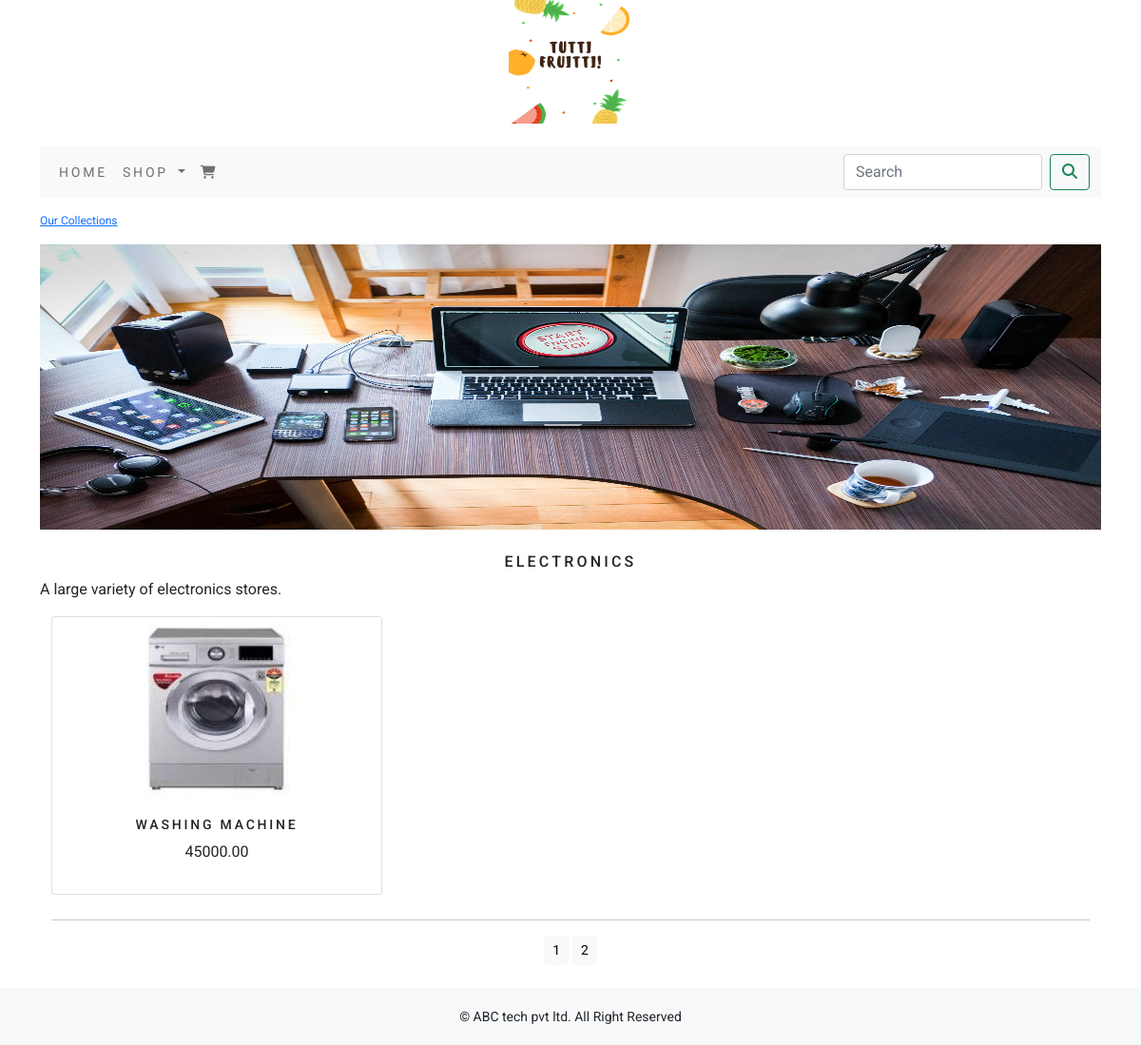
Page /electronics/?page=2 on the committed database.
### shoppingapp/models.py (models this page shows, shortened)
class Category(models.Model):
    name = models.CharField(max_length=250, unique=True)
    slug = models.SlugField(max_length=250, unique=True)
    desc = models.TextField(blank=True)
    img = models.ImageField(upload_to='category', blank=True)
    class Meta:
        ordering = ('name',)
        verbose_name = 'category'
        verbose_name_plural = 'categories'
    def get_url(self):
        return reverse('shoppingapp:products_by_category', args=[self.slug])

class Product(models.Model):
    name = models.CharField(max_length=250, unique=True)
    slug = models.SlugField(max_length=250, unique=True)
    desc = models.TextField(blank=True)
    price = models.DecimalField(max_digits=10, decimal_places=2)
    category = models.ForeignKey(Category, on_delete=models.CASCADE)
    img = models.ImageField(upload_to='product', blank=True)
    stock = models.IntegerField()
    available = models.BooleanField(default=True)
    created = models.DateTimeField(auto_now_add=True)
    updated = models.DateTimeField(auto_now=True)
    class Meta:
        ordering = ('name',)
        verbose_name = 'product'
        verbose_name_plural = 'products'
    def get_url(self):
        return reverse('shoppingapp:product_details', args=[self.category.slug, self.slug])

### shoppingapp/views.py (the view)
# urls.py: path('', views.allprodcat, name='allprodcat'),
def allprodcat(request, c_slug=None):
    c_page = None
    if c_slug is not None:
        c_page = get_object_or_404(Category, slug=c_slug)
        products_list = Product.objects.all().filter(category=c_page, available=True)
    else:
        products_list = Product.objects.all().filter(available=True)
    paginator = Paginator(products_list, 6)
    try:
        page = int(request.GET.get('page', 1))
    except():
        page = 1
    try:
        products = paginator.page(page)
    except(EmptyPage, InvalidPage):
        products = paginator.page(paginator.num_pages)
    return render(request, "category.html", {'category': c_page, 'products': products})

### cart/context_processors.py (called while the page is built)
def counter(request):
    item_count = 0
    if 'admin' in request.path:
        return {}
    else:
        try:
            cart = Cart.objects.filter(cart_id=_cart_id(request))
            cart_items = CartItem.objects.all().filter(cart=cart[:1])
            for cart_item in cart_items:
                item_count += cart_item.quantity
        except Cart.DoesNotExist:
            item_count = 0
    return dict(item_count=item_count)

### cart/views.py (called while the page is built)
def _cart_id(request):
    cart = request.session.session_key
    if not cart:
        cart = request.session.create()
    return cart

### shoppingapp/context_processors.py (called while the page is built)
def menu_links(request):
    links = Category.objects.all()
    return dict(links=links)

### templates/category.html (shortened to what this page needs)
{% extends 'base.html' %}
{% load static %}
{% block content %}
    {% if category %}
    <div>
        <div class="row my_row_class">
            <div class="mx_auto">
                <p><a href="{% url 'shoppingapp:allprodcat' %}">Our Collections</a></p>
            </div>
        </div>
    </div>
    {% endif %}
    <div class="mx_auto">
        {% if category %}
            <img class="my_image" src="{{ category.img.url }}" alt="{{ category.name }}" style="height: 300px;">
            </div><br>
            <div>
                <h1 class="text-center my_title">{{ category.name }}</h1>
                <p class="text-justify">{{ category.desc }}</p>
            </div>
        {% endif %}
    <div class="container">
        <div class="row mx_auto">
            {% for product in products.object_list %}
                <div class="my_bottom_margin col-9 col-sm-12 col-md-4 col-md-4 xol-lg-4">
                    <div class="card text-center" style="min-width: 18rem">
                        <a href="{{ product.get_url }}"><img class="card-img-top my_image" src="{{ product.img.url }}" alt="{{ product.name }}"></a>
                        <div class="card-body">
                            <h4>{{ product.name }}</h4>
                            <p>{{ product.price }}</p>
                        </div>
                    </div>
                </div>
            {% endfor %}
        </div>
        <div class="mx_auto">
            {% if products.paginator.num_pages > 1 %}
                <hr>
                <div class="text-center">
                    {% for pg in products.paginator.page_range %}
                        <a href="?page={{ pg }}" class="btn btn-light btn-sm" {% if products.number == pg %} active {% endif %}>{{ pg }}</a>
                    {% endfor %}
                </div>
            {% endif %}
        </div><br>
    </div>
{% endblock %}

### static/css/custom.css (style rules this page uses)
body { font-family: 'Roboto', sans-serif; }
.my_row_class { padding-top: 15px; }
.my_row_class .mx_auto { color: #000; font-size: 12px; }
.my_image { width: 100%; height: auto; }
.my_title { font-size: 16px; text-transform: uppercase; letter-spacing: .2em; }
.my_bottom_margin { margin-bottom: 10px; }
.card-body h4 { font-size: 14px; text-transform: uppercase; letter-spacing: .2em; }

### rows in the picture
Category: img (picture), name "ELECTRONICS", desc "A large variety of electronics stores."
Product: img (picture), name "WASHING MACHINE", price "45000.00"

### other values in the picture
{{ pg }} "1" "2"
